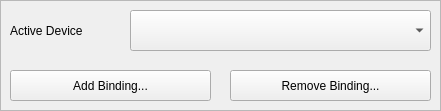
  <widget class="QFrame" name="device_binding_frame">
   <property name="geometry">
    <rect>
     <x>10</x>
     <y>480</y>
     <width>441</width>
     <height>111</height>
    </rect>
   </property>
   <property name="styleSheet">
    <string notr="true">border-color: rgb(0, 0, 255);</string>
   </property>
   <property name="frameShape">
    <enum>QFrame::StyledPanel</enum>
   </property>
   <property name="frameShadow">
    <enum>QFrame::Plain</enum>
   </property>
   <property name="lineWidth">
    <number>3</number>
   </property>
   <property name="midLineWidth">
    <number>0</number>
   </property>
   <widget class="QLabel" name="label_device_name">
    <property name="geometry">
     <rect>
      <x>10</x>
      <y>10</y>
      <width>111</width>
      <height>41</height>
     </rect>
    </property>
    <property name="font">
     <font>
      <family>Tahoma</family>
      <pointsize>9</pointsize>
     </font>
    </property>
    <property name="text">
     <string>Active Device</string>
    </property>
   </widget>
   <widget class="QComboBox" name="editor_devices">
    <property name="geometry">
     <rect>
      <x>130</x>
      <y>10</y>
      <width>301</width>
      <height>41</height>
     </rect>
    </property>
    <property name="sizePolicy">
     <sizepolicy hsizetype="Preferred" vsizetype="Fixed">
      <horstretch>0</horstretch>
      <verstretch>0</verstretch>
     </sizepolicy>
    </property>
    <property name="font">
     <font>
      <family>Tahoma</family>
      <pointsize>9</pointsize>
     </font>
    </property>
   </widget>
   <widget class="QPushButton" name="button_add">
    <property name="geometry">
     <rect>
      <x>10</x>
      <y>70</y>
      <width>201</width>
      <height>31</height>
     </rect>
    </property>
    <property name="font">
     <font>
      <family>Tahoma</family>
      <pointsize>9</pointsize>
     </font>
    </property>
    <property name="cursor">
     <cursorShape>PointingHandCursor</cursorShape>
    </property>
    <property name="text">
     <string>Add Binding...</string>
    </property>
   </widget>
   <widget class="QPushButton" name="button_remove">
    <property name="geometry">
     <rect>
      <x>230</x>
      <y>70</y>
      <width>201</width>
      <height>31</height>
     </rect>
    </property>
    <property name="font">
     <font>
      <family>Tahoma</family>
      <pointsize>9</pointsize>
     </font>
    </property>
    <property name="cursor">
     <cursorShape>PointingHandCursor</cursorShape>
    </property>
    <property name="text">
     <string>Remove Binding...</string>
    </property>
   </widget>
  </widget>
